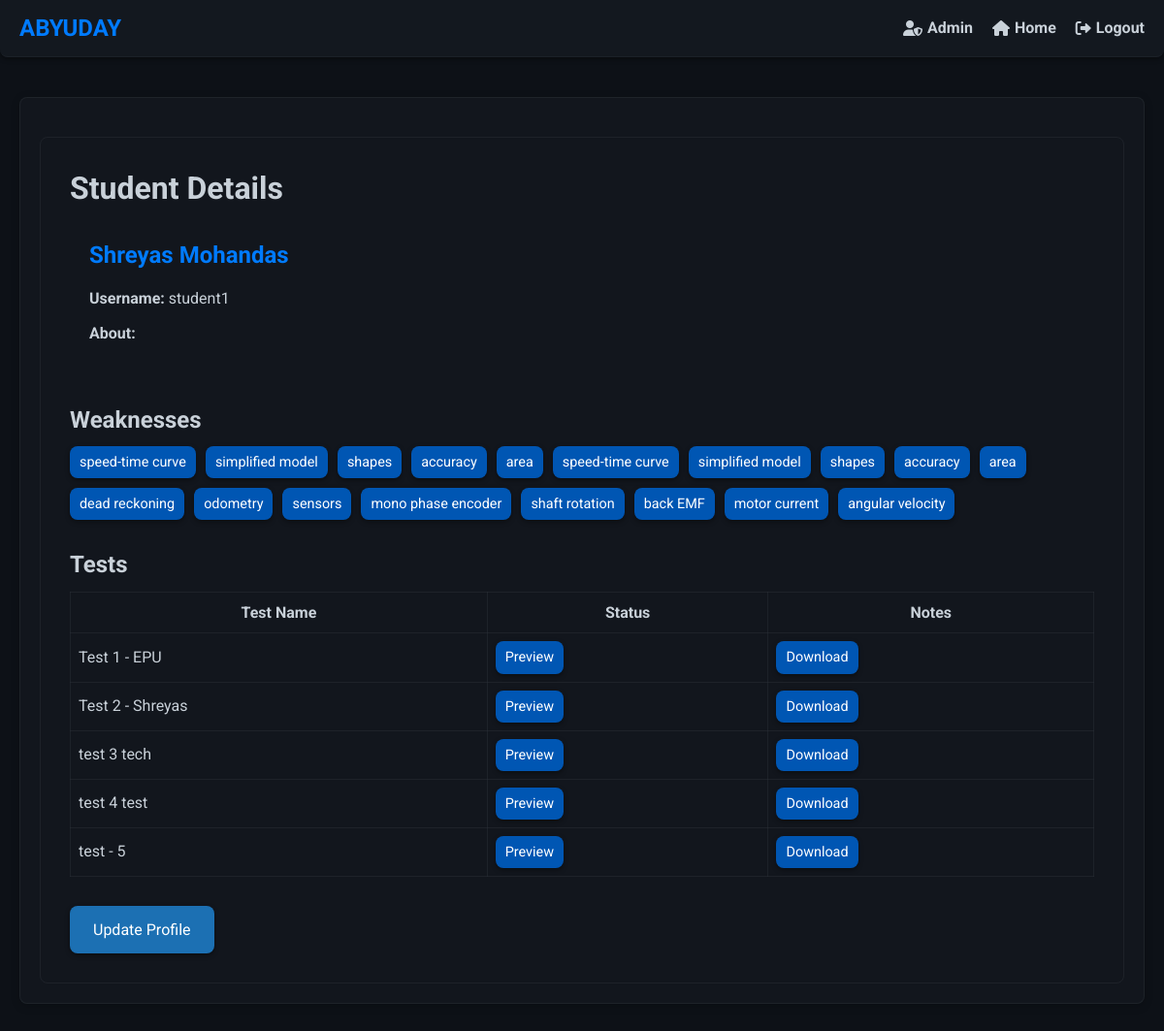
/students/1/ (signed in), run on an earlier commit of the app's database.
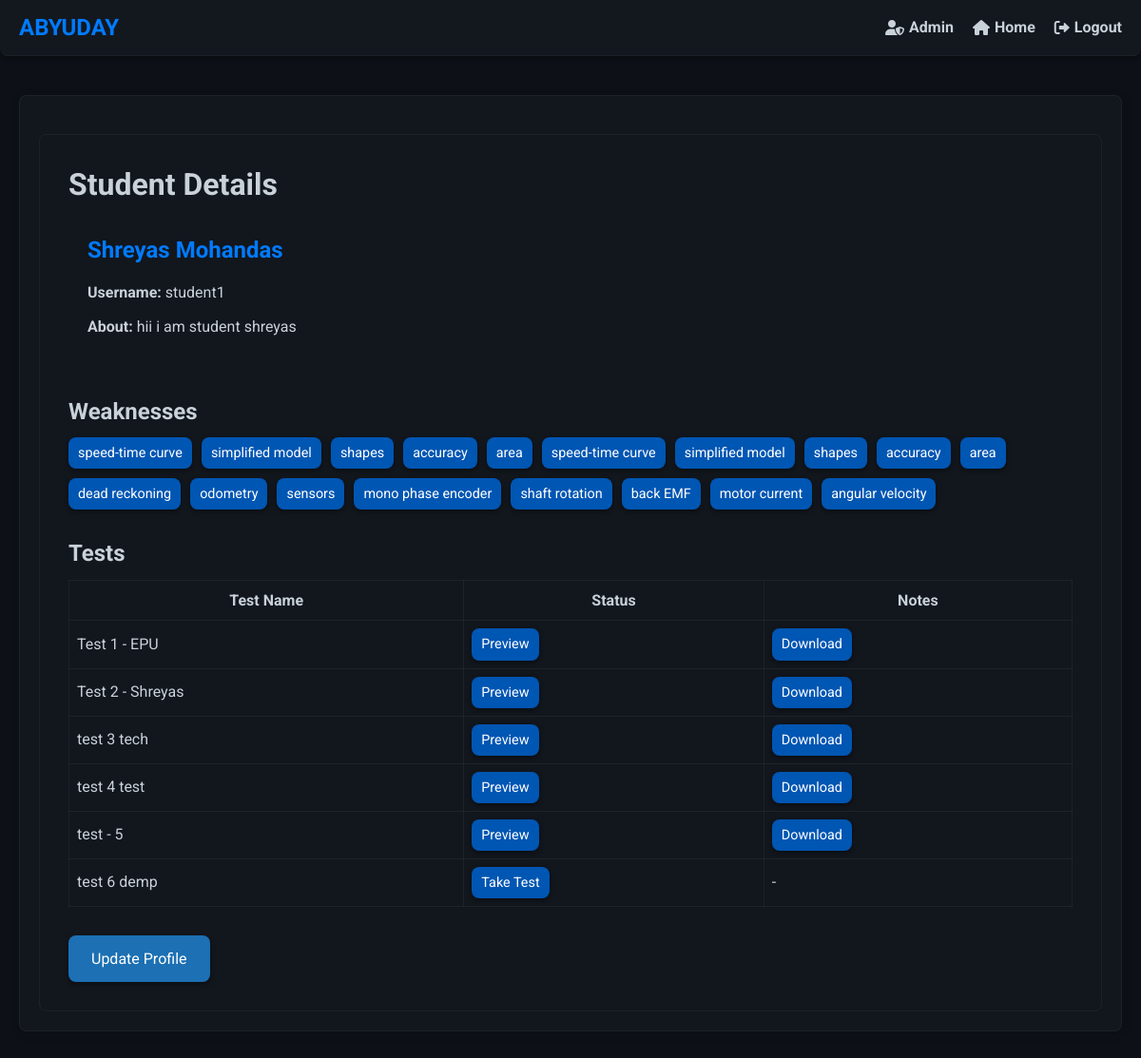
And on a later commit of the database.
### firstapp/models.py (models this page shows, shortened)
class Topics(models.Model):
    student = models.ForeignKey(Students, related_name='topics', on_delete=models.CASCADE)
    topic = models.CharField(max_length=200)
    test=models.ForeignKey(Test,related_name='topic_test',on_delete=models.CASCADE)
    def __str__(self):
        return self.topic

class Test(models.Model):
    teacher = models.ForeignKey(Teacher, related_name='tests', on_delete=models.CASCADE)
    test_data=models.JSONField()
    display_name = models.CharField(max_length=100)
    test_name=models.CharField(max_length=100)
    test_total_marks=models.PositiveBigIntegerField()
    file_path=models.CharField(max_length=1000)
    start_time=models.DateTimeField()
    end_time=models.DateTimeField()

class Students(models.Model):
    name = models.OneToOneField(User, on_delete=models.CASCADE, limit_choices_to={'groups__name': 'Students'})
    teacher = models.ForeignKey(Teacher, related_name='students',on_delete=models.CASCADE)
    description = models.TextField(blank=True)
    added_at= models.DateTimeField(auto_now_add=True)

### firstapp/views.py (the view)
# urls.py: path('students/<int:pk>/',views.studentdetail.as_view(),name='detail-student'),
class studentdetail(LoginRequiredMixin,DetailView):
    model=Students
    def get_context_data(self, **kwargs: Any) -> dict[str, Any]:
        context=super().get_context_data(**kwargs)
        student=self.get_object()
        tests=TestAttempt.objects.filter(student=student)
        attempted_tests = [attempt.test.id for attempt in tests]
        context["attempted_tests"]=attempted_tests
        return context

### firstapp/templates/firstapp/students_detail.html (shortened to what this page needs)
{% extends "firstapp/base.html" %}
{% block body_block %}
<div class="student-details">
    <h1>Student Details</h1>
    <div class="info-card">
        <h2>{{ students.name.first_name }} {{ students.name.last_name }}</h2>
        <p><strong>Username:</strong> {{ students.name.username }}</p>
        <p><strong>About:</strong> {{ students.description }}</p>
    </div>
    <div class="weaknesses-section">
        <h2>Weaknesses</h2>
        <div class="tags">
            {% for tag in students.topics.all %}
                <a href="{% url 'firstapp:improvement-test' topic_id=tag.id %}" class="tag-button">{{ tag }}</a>
            {% endfor %}
        </div>
    </div>
    <h2>Tests</h2>
    <div class="table-responsive">
        <table class="bordered-table" >
            <thead>
                <tr>
                    <th>Test Name</th>
                    <th>Status</th>
                    <th>Notes</th>
                </tr>
            </thead>
            <tbody>
                {% for test in students.teacher.tests.all %}
                    <tr>
                        <td>{{ test.display_name }}</td>
                        {% if test.id in attempted_tests %}
                            <td><a href="{% url 'firstapp:preview-test' id=test.id  stud_id=students.id %}" class="tag-button">Preview</a></td>
                            <td><a href="{% url 'firstapp:download-file' test.file_path %}" class="tag-button">Download</a></td>
                        {% else %}
                            {% if perms.firstapp.change_students %}
                                <td><a href="{% url 'firstapp:attend-test' test_id=test.id %}" class="tag-button">Take Test</a></td>
                            {% else %}
                                <td><span class="status-btn">Not Taken</span></td>
                            {% endif %}
                            <td>-</td>
                        {% endif %}
                    </tr>
                {% endfor %}
            </tbody>
        </table>
    </div>
    {% if perms.firstapp.change_students %}
        <div class="action-buttons">
            <a href="{% url 'firstapp:update-student' pk=students.pk %}" class="update-profile-link">Update Profile</a>
        </div>
    {% endif %}
</div>
{% endblock %}

What changed in the data, as far as the page shows it:
changed Students "Shreyas": description (not shown) → "hii i am student shreyas"
added Test: display_name "test 6 demp", shows "Take Test"
